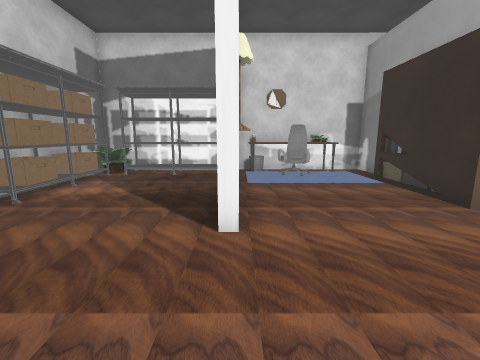
View 1 (above)

22 first-person views from a walk through a Unity game level. The camera is 1.5 m above the floor, tilts 10° down and sees 90° across. Doors are open. The floor is counted in squares, 1 m on a side. Each view is taken from the middle of a square. On the plan, view 1 faces up. The plan holds only what a view shows up to about 13 squares ahead; the rest is blank. The place goes on beyond the plan. The player is left out. Some surface patterns are stand-ins.

View 2
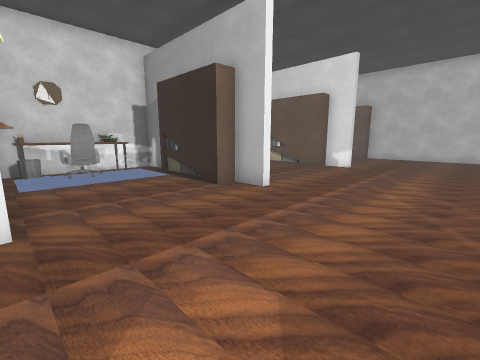

View 3
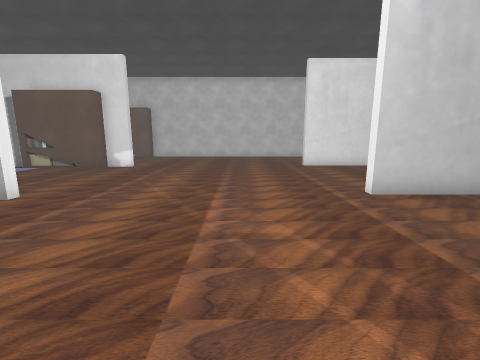

View 4
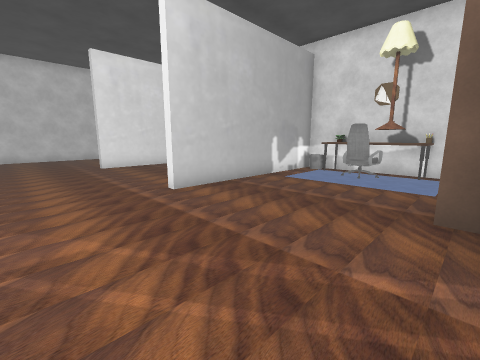

View 5
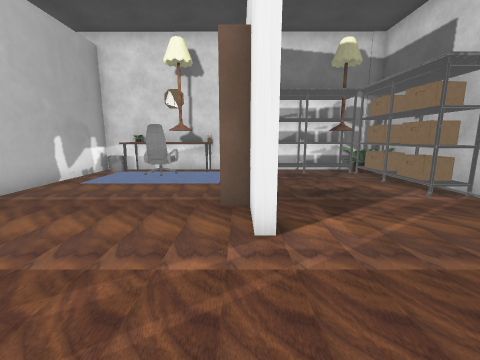

View 6
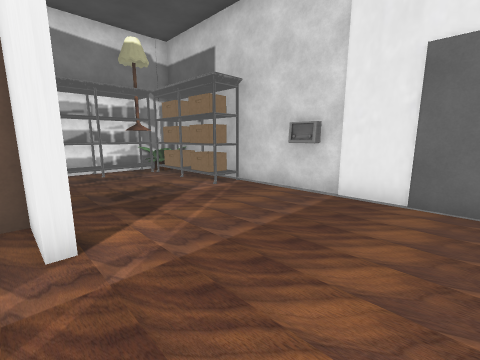

View 7
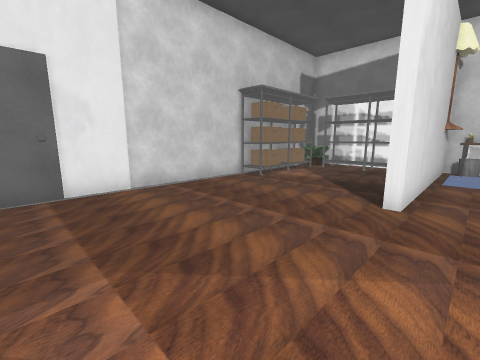

View 8
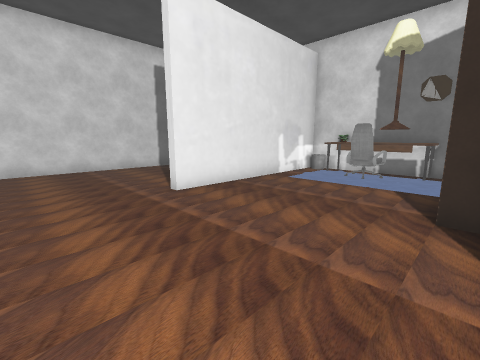

View 9
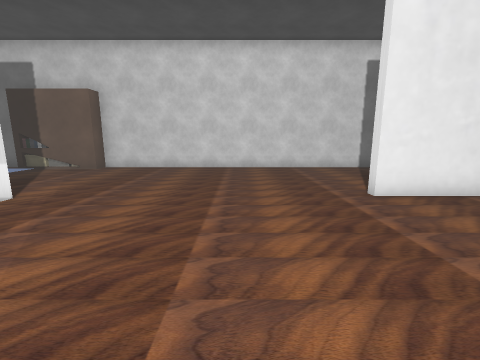

View 10
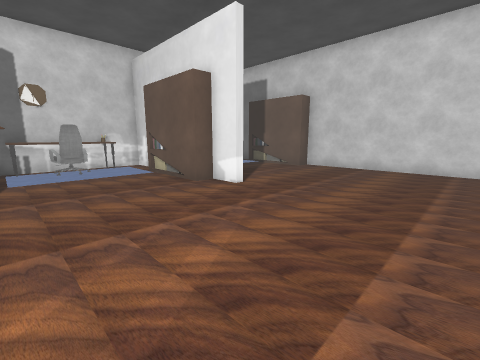

View 11
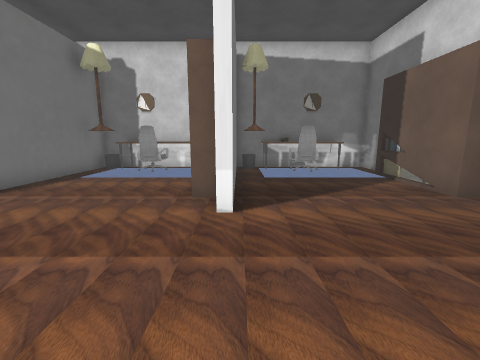

View 12
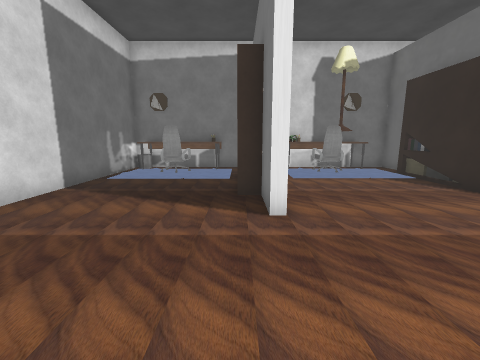

View 13
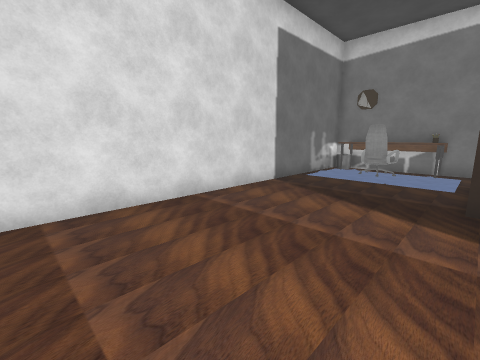

View 14
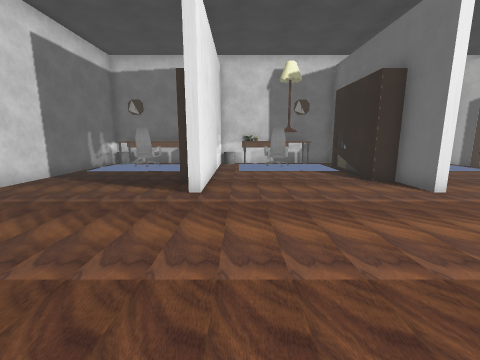

View 15
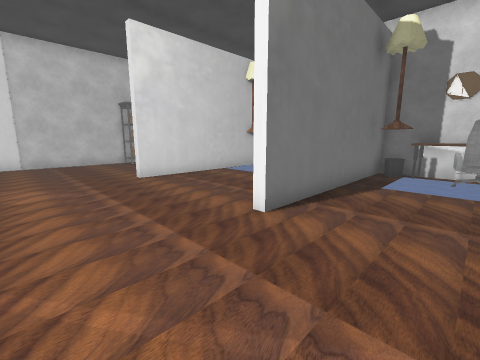

View 16
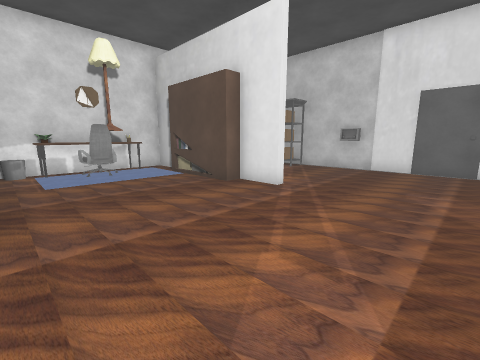

View 17
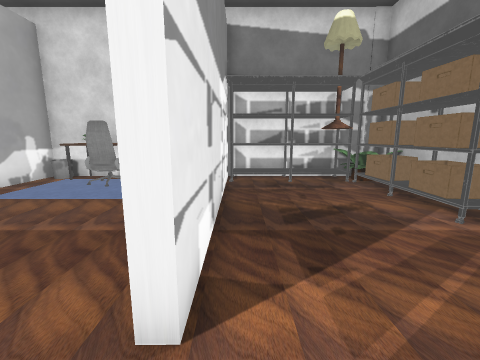

View 18
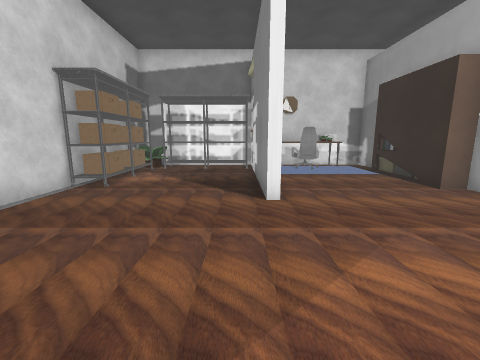

View 19
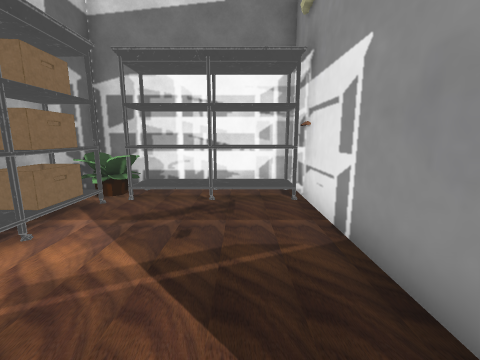

View 20
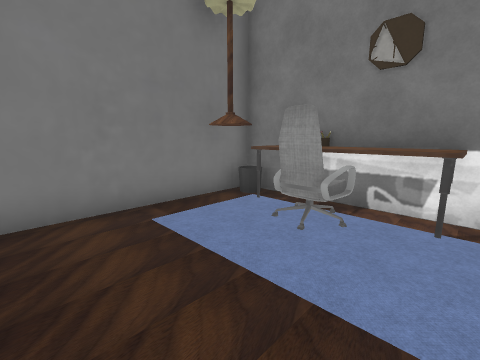

View 21
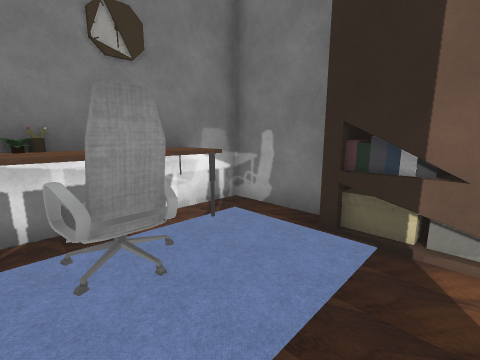

View 22
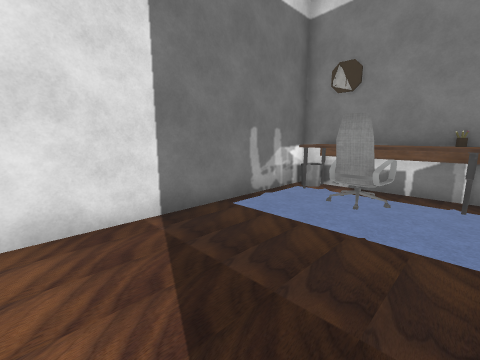

### Floor plan
Points are (right, up) in squares from view 1. A wall is a line through its corners. A room is listed if a view was taken in it or the views show most of it. See-through windows are left out.
Room 1 (views 1, 2, 3, 4, 5, 6, 7, 8, 9, 10, 11, 12, 13, 14, 15, 16, 17, 18, 19, 20, 21, 22)
walls: (5.7, 3.6) (5.7, 4.9); (6.3, -6.6) (6.3, -5.5) (6.6, -5.5) (6.6, -6.4); (12.9, 3.7) (12.5, 3.7) (12.5, 5); (-0.6, -7.5) (-0.6, -5.5) (-0.2, -5.5) (-0.2, -7.3); (5.7, 10.1) (5.7, 11.5) (0, 11.5) (0, 3.7) (-0.3, 3.7) (-0.4, 11.5) (-6.3, 11.5) (-6.3, 9.4); (6.6, -12.2) (6.6, -13.4) (13.1, -13.4); (12.5, 9.3) (12.5, 10.5); (-0.5, -11.2) (-0.5, -10.5); (-0.2, -11.6) (-0.2, -13.4) (6.3, -13.4) (6.3, -11.3); (13.1, -12.4) (13.1, -5.5) (13.4, -5.5) (13.4, -7.3); (12.3, 11.5) (6, 11.5) (6, 3.6); (14.1, -13.4) (19.3, -13.4) (19.3, 4.5); (-6.3, 5.5) (-6.3, -7.5); (19.3, 9) (19.3, 11.5) (12.8, 11.5) (12.9, 4.1); (-6.3, -12.4) (-6.3, -13.4) (-0.5, -13.4)
objects: plant (-6, -13) to (-5, -12); other object (-6, -11) to (-5, -8); other object (-6, -6); other object (-6, 6) to (-5, 9); plant (-5, 10) to (-5, 11); other object (-4, -13) to (-1, -12); other object (-4, 10) to (-1, 11); other object (0, -10) to (0, -8); table (1, 10) to (2, 11); table (2, -13) to (3, -12); chair (2, 10) to (3, 10); chair (3, -12) to (4, -11); other object (3, 11); table (4, 10); other object (4, 11); other object (5, -13); table (5, -12); other object (5, 5) to (5, 7); carpet (5, 8); other object (6, -13); other object (7, -11) to (7, -7); table (7, 11) to (8, 11); table (8, -13) to (10, -12); chair (10, -12) to (11, -11); table (10, 11) to (11, 11); other object (11, -13); other object (12, -13); other object (12, 5) to (12, 7); carpet (12, 8); other object (13, -13); other object (13, 11); carpet (14, -11) to (14, -10); other object (14, -9) to (14, -7); table (14, 11) to (18, 11); table (15, -13) to (18, -12); chair (16, -12) to (17, -11); chair (16, 10); other object (19, -13); other object (19, 5) to (19, 8)

Where each view was taken, in squares from view 1:
view 1: 0 up, 0 right, facing up
view 2: 1 down, 0 right, facing up-right
view 3: 2 down, 0 right, facing right
view 4: 2 down, 0 right, facing down-right
view 5: 2 down, 0 right, facing down
view 6: 2 down, 0 right, facing down-left
view 7: 2 down, 1 right, facing up-left
view 8: 2 down, 7 right, facing down-right
view 9: 2 down, 7 right, facing right
view 10: 2 down, 7 right, facing up-right
view 11: 1 down, 13 right, facing up
view 12: 1 down, 14 right, facing down
view 13: 1 down, 14 right, facing down-right
view 14: 1 up, 12 right, facing down
view 15: 0 up, 9 right, facing up-left
view 16: 1 down, 6 right, facing down-left
view 17: 4 down, 1 left, facing down
view 18: 2 down, 1 left, facing up
view 19: 4 up, 2 left, facing up
view 20: 6 up, 18 right, facing up-left
view 21: 7 up, 15 right, facing up-right
view 22: 6 down, 15 right, facing down-right
